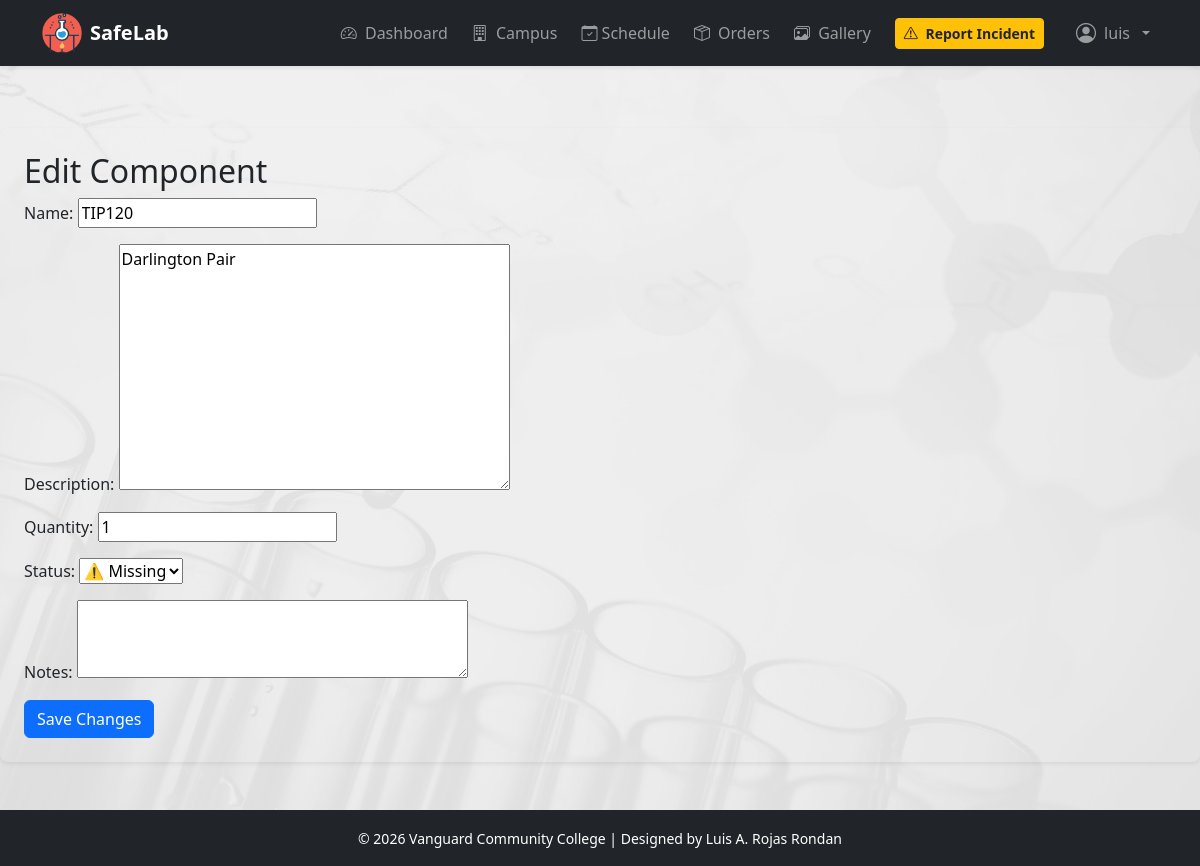
/home/component/1/edit/ (signed in), run on the app's committed database.
### apps/inventory/models.py (models this page shows, shortened)
class Component(models.Model):
    STATUSES = [
        ('good', '✅ Good'),
        ('broken', '❌ Broken'),
        ('missing', '⚠️ Missing'),
    ]
    name = models.CharField(max_length=200)
    description = models.TextField(blank=True)
    quantity = models.PositiveIntegerField(default=1)
    status = models.CharField(max_length=20, choices=STATUSES, default='good')
    laboratory = models.ForeignKey(Laboratory, on_delete=models.CASCADE, related_name='components')
    date_added = models.DateField(default=timezone.now)
    date_updated = models.DateTimeField(auto_now=True)
    notes = models.TextField(blank=True)

### apps/inventory/views.py (the view)
# urls.py: path('component/<int:component_id>/edit/', views.component_update, name='component_update'),
@login_required
def component_update(request, component_id):
    component = get_object_or_404(Component, id=component_id)
    if request.method == 'POST':
        form = ComponentForm(request.POST, instance=component)
        if form.is_valid():
            form.save()
            return redirect('lab_detail', lab_id=component.laboratory.id)
    else:
        form = ComponentForm(instance=component)
    return render(request, 'inventory/component_update.html', {
        'form': form,
        'component': component,
        'lab': component.laboratory,
        'title': 'Edit Component'
    })

### apps/inventory/forms.py
class ComponentForm(forms.ModelForm):
    class Meta:
        model = Component
        fields = ['name', 'description', 'quantity', 'status', 'notes']
        widgets = {
            'notes': forms.Textarea(attrs={'rows': 3}),
        }

### templates/inventory/component_update.html (shortened to what this page needs)
{% extends 'base.html' %}
{% block content %}
<h2>Edit Component</h2>
<form method="post">
    {{ form.as_p }}
    <button type="submit" class="btn btn-primary">Save Changes</button>
</form>
{% endblock %}

### templates/base.html (shortened to what this page needs)
{% load static %}
<!DOCTYPE html>
<html lang="en">
<head>
    <link href="https://cdn.jsdelivr.net/npm/bootstrap@5.3.3/dist/css/bootstrap.min.css" rel="stylesheet">
    <link rel="stylesheet" href="{% static 'css/gallery.css' %}">
    <link rel="stylesheet" href="{% static 'css/core.css'%}">
    <link rel="stylesheet" href="{% static 'assets/dist/css/bootstrap.min.css' %}">
    <link rel="stylesheet" href="https://cdn.jsdelivr.net/npm/bootstrap-icons@1.11.3/font/bootstrap-icons.css">
</head>
<body class="d-flex flex-column min-vh-100">
    <nav class="navbar navbar-expand-lg navbar-dark bg-dark shadow-sm fixed-top">
        <div class="container">
            <a class="navbar-brand fw-bold d-flex align-items-center gap-2"
               href="{% url 'dashboard' %}">
                <img src="/static/img/save-lab.png" style="width:40px;height:40px" alt="SafeLab">
                SafeLab
            </a>
            <div class="collapse navbar-collapse" id="navbarMain">
                <ul class="navbar-nav ms-auto align-items-lg-center gap-lg-2">
                    {% if request.user.is_authenticated %}
                    <li class="nav-item">
                        <a class="nav-link btn-hover" href="{% url 'dashboard' %}">
                            <i class="bi bi-speedometer2 me-1"></i>
                            Dashboard
                        </a>
                    </li>
                    <li class="nav-item">
                        <a class="nav-link btn-hover" href="{% url 'home' %}">
                            <i class="bi bi-building me-1"></i>
                            Campus
                        </a>
                    </li>
                    <li class="nav-item">
                        <a class="nav-link btn-hover" href="{% url 'schedules:main' %}">
                            <i class="bi bi-calendar-check"></i>
                            Schedule
                        </a>
                    </li>
                    <li class="nav-item">
                        <a class="nav-link btn-hover" href="{% url 'orders:product_list' %}">
                            <i class="bi bi-box-seam me-1"></i>
                            Orders
                        </a>
                    </li>
                    <li class="nav-item">
                        <a class="nav-link btn-hover" href="{% url 'gallery' %}">
                            <i class="bi bi-images me-1"></i>
                            Gallery
                        </a>
                    </li>
                    <li class="nav-item">
                        <a class="btn btn-warning btn-sm text-dark fw-semibold ms-lg-2"
                           href="{% url 'reports:report' %}">
                            <i class="bi bi-exclamation-triangle me-1"></i>
                            Report Incident
                        </a>
                    </li>
                    <li class="nav-item dropdown ms-lg-3">
                        <a class="nav-link dropdown-toggle d-flex align-items-center gap-2"
                           href="#" role="button" data-bs-toggle="dropdown">
                            <i class="bi bi-person-circle fs-5"></i>
                            {{ request.user }}
                        </a>
                    </li>
                    {% else %}
                    <li class="nav-item">
                        <a class="btn btn-outline-light btn-sm" href="{% url 'accounts:login' %}">
                            <i class="bi bi-box-arrow-in-right me-1"></i> Login
                        </a>
                    </li>
                    {% endif %}
                </ul>
            </div>
        </div>
    </nav>
    <div  class="mt-5 mb-5 p-4 rounded-3 shadow-sm">
        {% block content %}{% endblock %}
    </div>
    <footer class="mt-auto py-3 bg-dark text-white text-center">
        <div class="container">
            <span class="small">&copy; 2026 Vanguard Community College | Designed by <a href="https://github.com/lrondan" class="text-decoration-none text-white">Luis A. Rojas Rondan</a></span>
        </div>
    </footer>
</body>
</html>

### templates/base.html (style rules this page uses)
body { background-image: url('/static/img/medical-concept.jpg'); background-size: cover; background-position: center; background-repeat: no-repeat; background-color: #f8f9fa; font-family: system-ui, -apple-system, sans-serif; padding-top: 80px; }
.navbar-brand img { transition: transform .3s; }
.nav-link { transition: all .2s ease; }
.navbar { backdrop-filter: blur(6px); }
.btn-hover { transition: all 0.2s ease; }

### data on the page
Component: name "TIP120", description "Darlington Pair", quantity "1", status "⚠️ Missing"

### other printed values
{{ request.user }} "luis"
